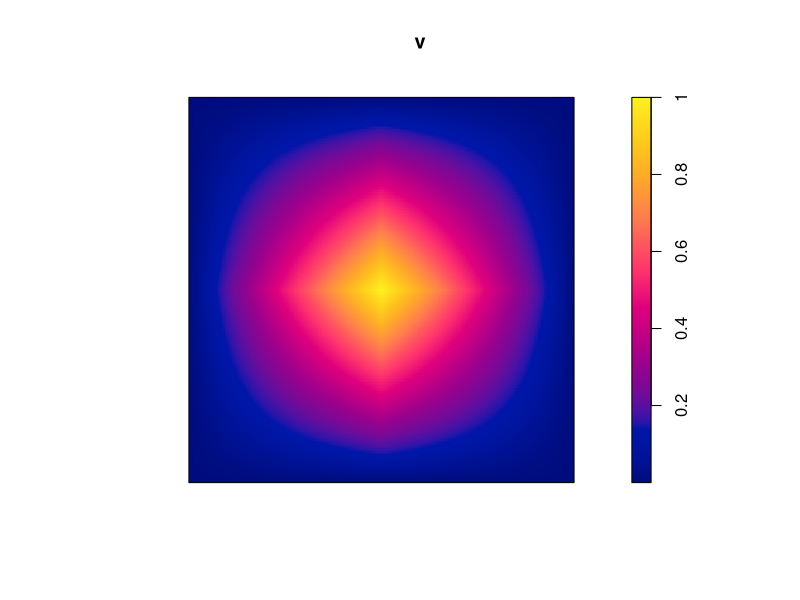

Reproduce this figure in R.
library(spatstat)


### Name: imcov
### Title: Spatial Covariance of a Pixel Image
### Aliases: imcov
### Keywords: spatial math

### ** Examples

  X <- as.im(square(1))
  v <- imcov(X)
  plot(v)
